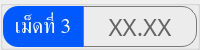
                     <widget class="QGroupBox" name="thickness_val_group_3">
                      <property name="minimumSize">
                       <size>
                        <width>0</width>
                        <height>50</height>
                       </size>
                      </property>
                      <property name="maximumSize">
                       <size>
                        <width>16777215</width>
                        <height>50</height>
                       </size>
                      </property>
                      <property name="styleSheet">
                       <string notr="true">color: rgb(255, 255, 255);</string>
                      </property>
                      <layout class="QHBoxLayout" name="horizontalLayout_17">
                       <property name="spacing">
                        <number>0</number>
                       </property>
                       <property name="leftMargin">
                        <number>0</number>
                       </property>
                       <property name="topMargin">
                        <number>0</number>
                       </property>
                       <property name="rightMargin">
                        <number>0</number>
                       </property>
                       <property name="bottomMargin">
                        <number>0</number>
                       </property>
                       <item>
                        <widget class="QLabel" name="thickness_val_title_3">
                         <property name="minimumSize">
                          <size>
                           <width>80</width>
                           <height>0</height>
                          </size>
                         </property>
                         <property name="maximumSize">
                          <size>
                           <width>80</width>
                           <height>16777215</height>
                          </size>
                         </property>
                         <property name="font">
                          <font>
                           <family>Kanit</family>
                           <pointsize>16</pointsize>
                           <italic>false</italic>
                           <bold>false</bold>
                           <underline>false</underline>
                           <strikeout>false</strikeout>
                          </font>
                         </property>
                         <property name="styleSheet">
                          <string notr="true">background-color: #0059fe;
border-top-left-radius: 15px;
border-bottom-left-radius: 15px;</string>
                         </property>
                         <property name="text">
                          <string>เม็ดที่ 3</string>
                         </property>
                         <property name="alignment">
                          <set>Qt::AlignCenter</set>
                         </property>
                        </widget>
                       </item>
                       <item>
                        <widget class="QFrame" name="thickness_val_frame_3">
                         <property name="minimumSize">
                          <size>
                           <width>0</width>
                           <height>0</height>
                          </size>
                         </property>
                         <property name="styleSheet">
                          <string notr="true">border: solid;
border-width: 1px;
border-color: rgb(121, 121, 121);
border-top-right-radius: 15px;
border-bottom-right-radius: 15px;</string>
                         </property>
                         <property name="frameShape">
                          <enum>QFrame::StyledPanel</enum>
                         </property>
                         <property name="frameShadow">
                          <enum>QFrame::Raised</enum>
                         </property>
                         <layout class="QHBoxLayout" name="horizontalLayout_18">
                          <item>
                           <widget class="QPushButton" name="thickness_val_3">
                            <property name="font">
                             <font>
                              <family>Kanit</family>
                              <pointsize>18</pointsize>
                             </font>
                            </property>
                            <property name="styleSheet">
                             <string notr="true">border: none;
color: rgb(100, 100, 100);</string>
                            </property>
                            <property name="text">
                             <string>XX.XX</string>
                            </property>
                           </widget>
                          </item>
                         </layout>
                        </widget>
                       </item>
                      </layout>
                     </widget>
